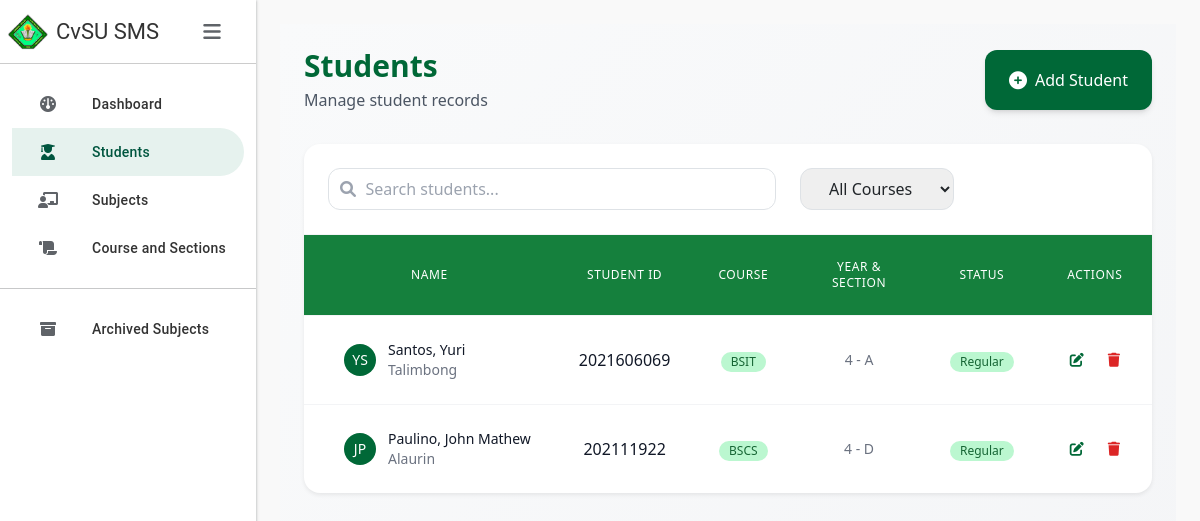
The page /students/ on the database its author committed.
### SMSapp/models.py (models this page shows, shortened)
class Student(models.Model):
    STATUS_CHOICES = [
        ('R', 'Regular'),
        ('I', 'Irregular')
    ]
    student_id = models.CharField(max_length=20, primary_key=True)
    last_name = models.CharField(max_length=50)
    first_name = models.CharField(max_length=50)
    middle_name = models.CharField(max_length=50, blank=True, null=True)
    course = models.ForeignKey(Course, on_delete=models.SET_NULL, null=True)
    year_level = models.PositiveSmallIntegerField()
    section = models.CharField(max_length=20)
    date_added = models.DateTimeField(auto_now_add=True)
    status = models.CharField(max_length=1, choices=STATUS_CHOICES, default='R')
    objects = StudentManager()

class Course(models.Model):
    course_abv = models.CharField(max_length=10, primary_key=True)
    course_name = models.CharField(max_length=100)

### SMSapp/views.py (the view)
# urls.py: path('students/', views.students, name='students'),
def students(request):
    students = Student.objects.all().select_related('course')
    courses = Course.objects.all()
    return render(request, 'students.html', {'students': students, 'courses': courses})

### SMSapp/templates/students.html (shortened to what this page needs)
{% extends 'base.html' %}
{% load static %}
{% block content %}
<div class="p-6 bg-gradient-to-br from-gray-50 to-gray-100 min-h-screen">
    <div class="flex justify-between items-center mb-8">
        <div>
            <h2 class="text-3xl font-bold text-[#006837]">Students</h2>
            <p class="text-gray-600 mt-1">Manage student records</p>
        </div>
        <button type="button"
                class="group px-6 py-3 bg-[#006837] hover:bg-[#2d8653] text-white rounded-xl transition-all duration-200 flex items-center gap-2 shadow-md hover:shadow-xl"
                onclick="openModal()">
            <i class="fas fa-plus-circle text-lg"></i>
            <span class="font-medium">Add Student</span>
        </button>
    </div>
    <div class="bg-white rounded-2xl shadow-sm overflow-hidden">
        <div class="p-6 border-b border-gray-100">
            <div class="flex items-center gap-4">
                <div class="relative flex-1 max-w-md">
                    <input type="text"
                           id="searchInput"
                           placeholder="   Search students..."
                           class="w-full px-4 py-2 pl-10 pr-4 rounded-xl border border-gray-200 focus:ring-2 focus:ring-[#006837]/20 focus:border-[#006837]">
                    <i class="fas fa-search absolute left-3 top-1/2 -translate-y-1/2 text-gray-400"></i>
                </div>
                <select id="courseFilter"
                        class="px-4 py-2 rounded-xl border border-gray-200 focus:ring-2 focus:ring-[#006837]/20 focus:border-[#006837]"
                        onchange="filterStudents()">
                    <option value="">All Courses</option>
                </select>
            </div>
        </div>
        <div class="overflow-x-auto">
            <table class="w-full">
                <thead class="bg-green-700 border-b border-gray-100">
                    <tr>
                        <th class="px-6 py-4 text-center text-xs font-medium text-white uppercase tracking-wider">Name</th>
                        <th class="px-6 py-4 text-center text-xs font-medium text-white uppercase tracking-wider">Student ID</th>
                        <th class="px-6 py-4 text-center text-xs font-medium text-white uppercase tracking-wider">Course</th>
                        <th class="px-6 py-4 text-center text-xs font-medium text-white uppercase tracking-wider">Year & Section</th>
                        <th class="px-6 py-4 text-center text-xs font-medium text-white uppercase tracking-wider">Status</th>
                        <th class="px-6 py-4 text-center text-xs font-medium text-white uppercase tracking-wider">Actions</th>
                    </tr>
                </thead>
                <tbody class="divide-y divide-gray-100">
                    {% for student in students %}
                    <tr data-student-id="{{ student.student_id }}" class="hover:bg-green-100 transition-colors">
                        <td class="px-6 py-4 whitespace-nowrap cursor-pointer" onclick="window.location.href='{% url 'student_info' student.student_id %}'">
                            <div class="flex items-center justify-start ml-4">
                                <div class="h-8 w-8 rounded-full bg-[#006837] flex items-center justify-center text-white font-medium text-sm">
                                    {{ student.first_name|slice:":1" }}{{ student.last_name|slice:":1" }}
                                </div>
                                <div class="ml-3">
                                    <div class="text-sm font-medium text-gray-900">{{ student.last_name }}, {{ student.first_name }}</div>
                                    <div class="text-sm text-gray-500">{% if student.middle_name %}{{ student.middle_name }}{% endif %}</div>
                                </div>
                            </div>
                        </td>
                        <td class="px-6 py-4 whitespace-nowrap text-center">
                            <span class="font-medium text-gray-900">{{ student.student_id }}</span>
                        </td>
                        <td class="px-6 py-4 whitespace-nowrap text-center">
                            <span class="inline-flex items-center px-2.5 py-0.5 rounded-full text-xs font-medium bg-green-200 text-green-800">
                                {{ student.course.course_abv }}
                            </span>
                        </td>
                        <td class="px-6 py-4 whitespace-nowrap text-sm text-gray-500 text-center">
                            {{ student.year_level }} - {{ student.section }}
                        </td>
                        <td class="px-6 py-4 whitespace-nowrap text-center">
                            <span class="inline-flex items-center px-2.5 py-0.5 rounded-full text-xs font-medium {% if student.status == 'R' %}bg-green-200 text-green-800{% else %}bg-yellow-200 text-yellow-800{% endif %}">
                                {% if student.status == 'R' %}Regular{% else %}Irregular{% endif %}
                            </span>
                        </td>
                        <td class="px-6 py-4 whitespace-nowrap text-sm">
                            <div class="flex items-center justify-center gap-2">
                                <button onclick="editStudent('{{ student.student_id }}')"
                                        class="p-2 text-[#006837] hover:bg-green-50 rounded-lg transition-colors">
                                    <i class="fas fa-edit"></i>
                                </button>
                                <button onclick="deleteStudent('{{ student.student_id }}')"
                                        class="p-2 text-red-600 hover:bg-red-50 rounded-lg transition-colors">
                                    <i class="fas fa-trash"></i>
                                </button>
                            </div>
                        </td>
                    </tr>
                    {% endfor %}
                </tbody>
            </table>
        </div>
    </div>
</div>
{% endblock %}

### SMSapp/templates/base.html (style rules this page uses)
:root { --gc-primary: #00563F; --gc-secondary: #E6F2EE; --gc-text: #333333; --gc-border: #CCCCCC; --gc-hover: #F5F9F7; --sidebar-width: 256px; --sidebar-collapsed-width: 72px; }
body { background-color: #f9f9f9; overflow-x: hidden; }

### rows shown on the page
Student: first_name "Y", last_name "S", last_name "Santos", first_name "Yuri", middle_name "Talimbong", student_id "2021606069", course.course_abv "BSIT", year_level "4", section "A", status "Regular"
Student: first_name "J", last_name "P", last_name "Paulino", first_name "John Mathew", middle_name "Alaurin", student_id "202111922", course.course_abv "BSCS", year_level "4", section "D", status "Regular"
